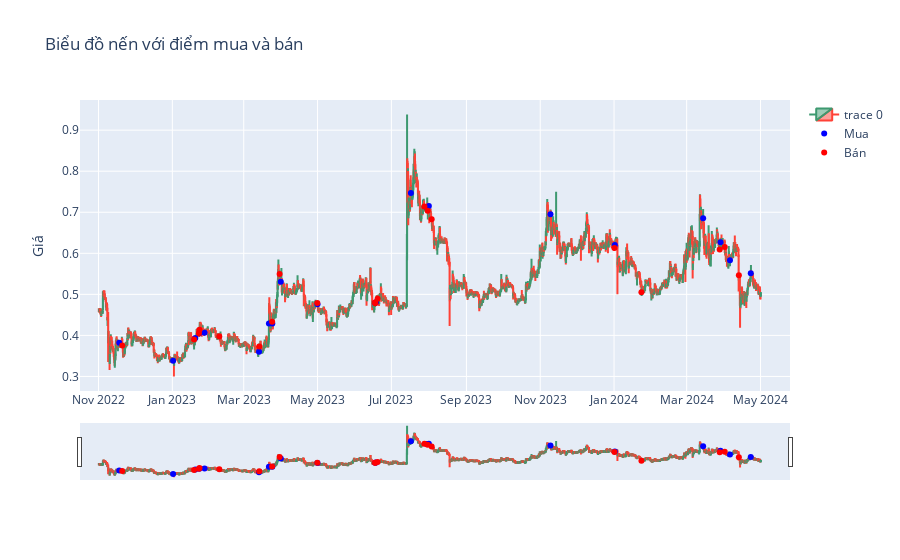

The notebook cell saved with this chart:
### Code cell
buyedp = []
buyedt = []
selledp = []
selledt = []
for i in range(len(buys)):
    buyedp.append(buys[i][1])
    buyedt.append(buys[i][0])
for i in range(len(sells)):
    selledp.append(sells[i][1])
    selledt.append(sells[i][0])

import plotly.graph_objects as go

fig = go.Figure(data=[go.Candlestick(x=df1['time'],
                                     open=df1['open'],
                                     high=df1['high'],
                                     low=df1['low'],
                                     close=df1['close'])])
fig.add_trace(go.Scatter(x=buyedt, y=buyedp, mode='markers', marker=dict(color='blue'), name='Mua'))
fig.add_trace(go.Scatter(x=selledt, y=selledp, mode='markers', marker=dict(color='red'), name='Bán'))
fig.update_layout(title='Biểu đồ nến với điểm mua và bán', yaxis_title='Giá')
fig.show()

### Figure 1 — Plotly figure (JSON) as saved in the notebook; plotly's stock layout.template omitted (floating-point values rounded to 4 significant figures; data arrays with more than 128 entries replaced by an {"elided": "..."} marker saying what was removed)
{"data": [{"close": {"elided": "3283 float values"}, "high": {"elided": "3283 float values"}, "low": {"elided": "3283 float values"}, "open": {"elided": "3283 float values"}, "x": {"elided": "3283 str values"}, "type": "candlestick"}, {"marker": {"color": "blue"}, "mode": "markers", "name": "Mua", "x": ["2022-11-18T03:00:00", "2023-01-01T15:00:00", "2023-01-19T23:00:00", "2023-01-23T07:00:00", "2023-01-27T15:00:00", "2023-03-13T15:00:00", "2023-03-21T19:00:00", "2023-03-24T15:00:00", "2023-03-31T15:00:00", "2023-04-30T23:00:00", "2023-06-17T15:00:00", "2023-06-18T07:00:00", "2023-07-17T03:00:00", "2023-07-30T03:00:00", "2023-07-31T23:00:00", "2023-11-09T11:00:00", "2024-01-01T15:00:00", "2024-03-14T15:00:00", "2024-03-28T23:00:00", "2024-04-05T19:00:00", "2024-04-22T23:00:00"], "y": [0.3819, 0.3385, 0.3937, 0.4051, 0.4067, 0.3601, 0.4289, 0.4292, 0.5305, 0.4756, 0.4787, 0.481, 0.7468, 0.7121, 0.7152, 0.695, 0.6205, 0.6855, 0.6271, 0.5831, 0.5515], "type": "scatter"}, {"marker": {"color": "red"}, "mode": "markers", "name": "Bán", "x": ["2022-11-20T15:00:00", "2023-01-18T23:00:00", "2023-01-22T23:00:00", "2023-01-23T11:00:00", "2023-02-08T19:00:00", "2023-03-13T19:00:00", "2023-03-24T11:00:00", "2023-03-30T15:00:00", "2023-04-30T19:00:00", "2023-06-17T11:00:00", "2023-06-17T19:00:00", "2023-06-19T15:00:00", "2023-07-28T07:00:00", "2023-07-30T23:00:00", "2023-08-03T07:00:00", "2024-01-01T07:00:00", "2024-01-23T15:00:00", "2024-03-28T07:00:00", "2024-04-01T11:00:00", "2024-04-13T03:00:00"], "y": [0.3752, 0.3898, 0.405, 0.4136, 0.3972, 0.3731, 0.4332, 0.5494, 0.4789, 0.4801, 0.4786, 0.4895, 0.7143, 0.7034, 0.6827, 0.613, 0.5051, 0.6095, 0.6154, 0.5468], "type": "scatter"}], "layout": {"title": {"text": "Biểu đồ nến với điểm mua và bán"}, "yaxis": {"title": {"text": "Giá"}}}}
